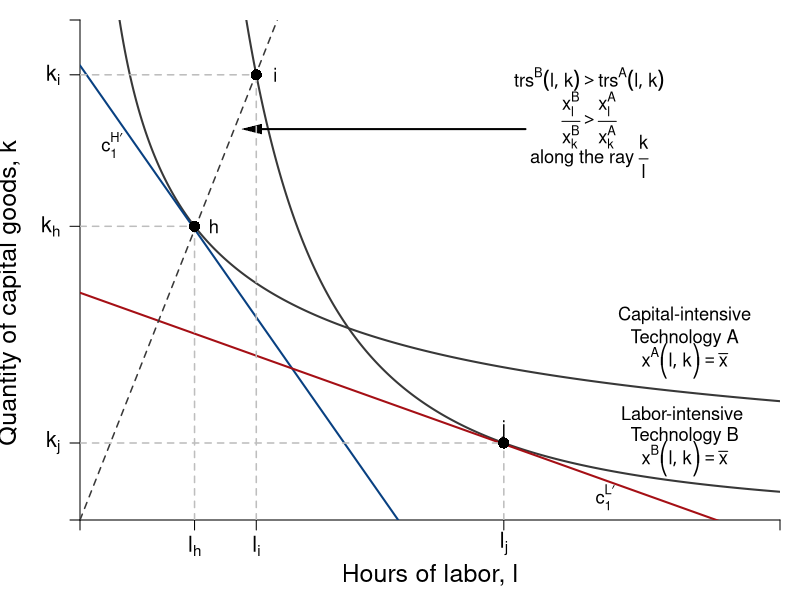

R code for this plot:
#Graph Designer: Simon Halliday
#Authors: Bowles, Foley and Halliday
#Title: Coordination, Conflict and Competition: A Text in Microeconomics

library(shape)
pdf(file = "specprodexch/techvariables1.pdf", width = 7, height = 7)

#Set parameters for graphics
axislabelsize <- 1.3
axistitlesize <- 1.5
labelsize <- 1.1
graphlinewidth <- 2
segmentlinewidth <- 1.5

COL <- c("#7fc97f", "#beaed4", "#fdc086", "#ffff99", "#386cb0", "#f0027f", "#bf5b17", "#666666")
COLA <- c("#e0f3db", "#99d8c9","#66c2a4","#41ae76", "#238b45", "#005824")
COLB <- c("#c6dbef", "#4eb3d3", "#2b8cbe", "#0868ac","#084081")

#Edited the margins to cater for the larger LHS labels
par(mar =  c(4, 4, 1, 1))

isoquant <- function(l, alpha = 0.7, xbar = 4) {
  (xbar / l^alpha)^(1/(1 - alpha))
}

isocost <- function(l, m = 100, pl = 20, pk = 10){
  m/pk - (pl/pk)*l
}

xlims <- c(0, 11)
ylims <- c(0, 11)

npts <- 501 
x <- seq(xlims[1], xlims[2], length.out = npts)
y <- seq(ylims[1], ylims[2], length.out = npts) 
a <- c(2, 4, 6)

plot(0, 0, xlim = xlims, ylim = ylims, type = "n",
     xlab = expression(paste("")),
     ylab = expression(paste("")), 
     xaxt = "n", 
     yaxt = "n", 
     cex.lab = axistitlesize, 
     bty = "n", 
     xaxs="i", 
     yaxs="i"
)


# ticksy <- seq(from = 0, to = ylims[2], by = 1)
# ylabels <- seq(from = 0, to = ylims[2], by = 1)
# ticksx <- seq(from = 0, to = xlims[2], by = 1)
# xlabels <- seq(from = 0, to = xlims[2], by = 1)
ticksy <- c(0, isoquant(l = 6.66, alpha = 2/3, xbar = 4.22), isoquant(l = 1.8, alpha = 1/3, xbar = 4.22), isoquant(l = 2.77, alpha = 2/3, xbar = 4.22),  ylims[2])
ylabels <- c(NA, expression(paste(k[j])), expression(paste(k[h])), expression(paste(k[i])), NA)
ticksx <- c(0, 1.8, 2.77, 6.66, xlims[2])
xlabels <- c(NA, expression(paste(l[h])), expression(paste(l[i])), expression(paste(l[j])), NA)

axis(1, at = ticksx, pos = 0, labels = xlabels, cex.axis = axislabelsize)
axis(2, at = ticksy, pos = 0, labels = ylabels, las = 1, cex.axis = axislabelsize)

npts <- 500 
xx1 <- seq(xlims[1], xlims[2], length.out = npts)
xx2 <- seq(0, xlims[2], length.out = npts)
xx3 <- seq(1.5, 2.5, length.out = npts)
xx4 <- seq(3, 5, length.out = npts)
xx5 <- seq(7, 9, length.out = npts)

#Draw the graphs
lines(xx1, isoquant(xx1, alpha = 2/3, xbar = 4.22), col = "grey22", lwd = graphlinewidth)
lines(xx1, isoquant(xx1, alpha = 1/3, xbar = 4.22), col = "grey22", lwd = graphlinewidth)
lines(xx1, isocost(xx1, m = 100, pk = 10, pl = 20), col = COLB[5], lwd = graphlinewidth)
lines(xx1, isocost(xx1, m = 100, pk = 20, pl = 10), col = "#a50f15", lwd = graphlinewidth)

#Axis labels
mtext(expression(paste("Hours of labor, ", l)), side = 1, line = 2.5, cex = axistitlesize)
text(-1.1, 5, expression(paste("Quantity of capital goods, ", k)), xpd = TRUE, cex = axistitlesize, srt = 90) 


#Label the isoquants
text(9.5, 4.5, expression(paste("Capital-intensive")), cex = labelsize)
text(9.5, 4, expression(paste("Technology A")), cex = labelsize)
text(9.5, 3.5, expression(paste(x^A*bgroup("(", list(l,k),")")) == bar(x)), cex = labelsize)


text(9.5, 2.35, expression(paste("Labor-intensive ")), cex = labelsize)
text(9.5, 1.85, expression(paste("Technology B")), cex = labelsize)
text(9.5, 1.35, expression(paste(x^B*bgroup("(", list(l,k),")")) == bar(x)), cex = labelsize)

text(8, 9.7, expression(paste(trs^B*(list(l,k)) > trs^A*(list(l,k)))), cex = labelsize)
text(8, 8.8, expression(paste(frac(x[l]^B, x[k]^B) > frac(x[l]^A, x[k]^A))), cex = labelsize)
text(8, 8, expression(paste("along the ray ", frac(k,l))), cex = labelsize)
Arrows(7, 8.6, 2.7, 8.6, col = "black", lty = 1, lwd = 2, arr.type = "triangle", arr.lwd = 0.5)

# Arrows(8, 3.6, 8, 2.4, col = "black", lty = 1, lwd = 2, arr.type = "triangle", arr.lwd = 0.5)
# 
# text(4, 6, expression(paste(trs(l,k) == frac(4,4), phantom()==1)), cex = labelsize)
# Arrows(4, 5.6, 4, 4.4, col = "black", lty = 1, lwd = 2, arr.type = "triangle", arr.lwd = 0.5)
# 
# text(4, 8, expression(paste(trs(l,k) == frac(8,2), phantom() == 4)), cex = labelsize)
# Arrows(3.05, 8, 2.3, 8, col = "black", lty = 1, lwd = 2, arr.type = "triangle", arr.lwd = 0.5)


#Ray from t he origin
segments(0, 0, 3.1, ylims[2], lty = 2, col = "grey22" , lwd = segmentlinewidth)

# segments(0, 8, 2.9705, 8, lty = 2, col = "gray" , lwd = segmentlinewidth)
#segments(2.9705, 0, 2.9705, 8, lty = 2, col = "gray" , lwd = segmentlinewidth)
# segments(2, 0, 2, 8, lty = 2, col = "gray" , lwd = segmentlinewidth)
# segments(4, 0, 4, 4, lty = 2, col = "gray" , lwd = segmentlinewidth)



segments(0, isoquant(l = 1.8, alpha = 1/3, xbar = 4.22), 
         1.8, isoquant(l = 1.8, alpha = 1/3, xbar = 4.22), 
         lty = 2, col = "gray" , lwd = segmentlinewidth)
segments(1.8, 0, 
         1.8, isoquant(l = 1.8, alpha = 1/3, xbar = 4.22), 
         lty = 2, col = "gray" , lwd = segmentlinewidth)
points(1.8, isoquant(l = 1.8, alpha = 1/3, xbar = 4.22), pch = 16, col = "black", cex = 1.5)
text(1.8 + 0.3, isoquant(l = 1.8, alpha = 1/3, xbar = 4.22), expression(paste(h)), cex = labelsize)


segments(0, isoquant(l = 2.77, alpha = 2/3, xbar = 4.22), 
         2.77, isoquant(l = 2.77, alpha = 2/3, xbar = 4.22), 
         lty = 2, col = "gray" , lwd = segmentlinewidth)
segments(2.77, 0, 
         2.77, isoquant(l = 2.77, alpha = 2/3, xbar = 4.22), 
         lty = 2, col = "gray" , lwd = segmentlinewidth)
points(2.77, isoquant(l = 2.77, alpha = 2/3, xbar = 4.22), pch = 16, col = "black", cex = 1.5)
text(2.77 + 0.3, isoquant(l = 2.77, alpha = 2/3, xbar = 4.22), expression(paste(i)), cex = labelsize)


segments(0, isoquant(l = 6.66, alpha = 2/3, xbar = 4.22), 
         6.66, isoquant(l = 6.66, alpha = 2/3, xbar = 4.22), 
         lty = 2, col = "gray" , lwd = segmentlinewidth)
segments(6.66, 0, 
         6.66, isoquant(l = 6.66, alpha = 2/3, xbar = 4.22), 
         lty = 2, col = "gray" , lwd = segmentlinewidth)
points(6.66, isoquant(l = 6.66, alpha = 2/3, xbar = 4.22), pch = 16, col = "black", cex = 1.5)
text(6.66, isoquant(l = 6.66, alpha = 2/3, xbar = 4.22) + 0.3, expression(paste(j)), cex = labelsize)

#Label isocosts
text(0.5, 8.25, expression(paste(c[1]^{H*minute})), cex = labelsize)
text(8.25, 0.5, expression(paste(c[1]^{L*minute})), cex = labelsize)
dev.off()
